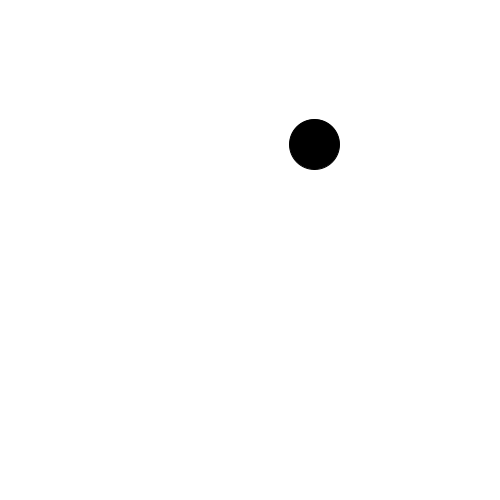
Frame 1 (no input)
Frame 60 (the mouse pressed at the canvas centre just before this capture): identical to frame 1, image omitted
Frame 120 (the mouse held since frame 60 and released just before this capture): identical to frame 1, image omitted

The Processing sketch that drew this single still picture (run headless with seeded random() and noise(); from frame 60 on, the mouse is pressed at the canvas centre):

// Processing sketch: processing_118311
// ── processing_118311.pde

int radius = 50;
float ellipX = random(30, 470);
float ellipY = random(30, 470);
int diffi = 5;
void setup()
{
  size(500, 500);
}

void draw()
{
  float afstand = sqrt((mouseX-ellipX)*(mouseX-ellipX)+(mouseY-ellipY)*(mouseY-ellipY));
  background(255, 255, 255);
  stroke(0, 0, 0);
  fill(0, 0, 0);
  ellipse(ellipX, ellipY, radius, radius);

  if ( afstand <= radius)
  {
    ellipX = random(30, 470);
    ellipY = random(30, 470);
    radius = radius-diffi;
    fill(249, 28, 19);
    stroke(249, 28, 19);
    ellipse(ellipX, ellipY, radius, radius);
  }
  if ( radius <= 10)
  {
    radius = 50;
    ellipX = random(30, 470);
    ellipY = random(30, 470);
    fill(249, 28, 19);
    stroke(249, 28, 19);
    ellipse(ellipX, ellipY, radius, radius);
  }
}
